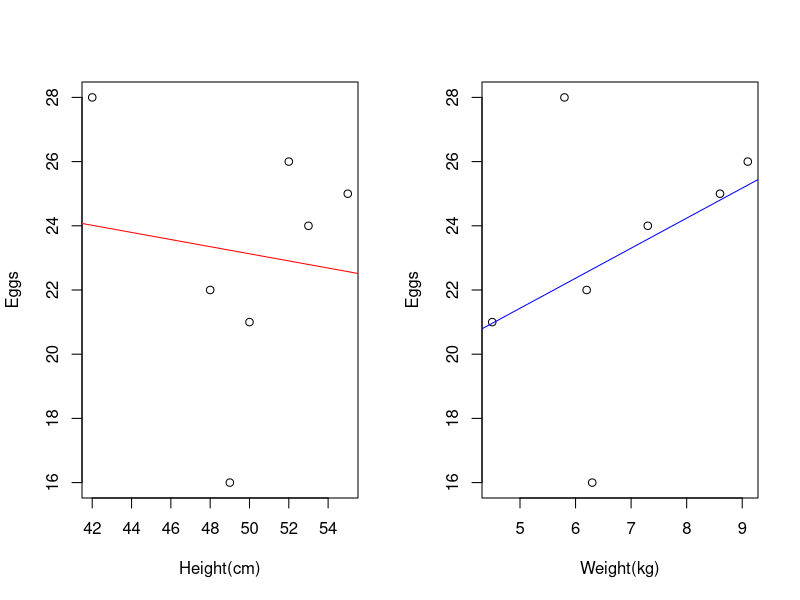

Write R code to recreate this figure.
## ---- chunk 1
knitr::opts_chunk$set(echo = TRUE)
## ---- chunk 2
height <- c(42,53,48,50,52,55,49)
weight <- c(5.8,7.3,6.2,4.5,9.1,8.6,6.3)
eggs <- c(28,24,22,21,26,25,16)
par(mfrow=c(1,2))
plot(height,eggs,xlab="Height(cm)",ylab="Eggs")
abline(lm(eggs ~ height),col="red")
plot(weight,eggs,xlab="Weight(kg)",ylab="Eggs")
abline(lm(eggs ~ weight),col="blue")
## ---- chunk 3
summary(lm(eggs ~ height + weight))
## ---- chunk 4
pca <- prcomp(cbind(height,weight), center = TRUE, scale. = TRUE)
print(pca)
summary(pca)
## ---- chunk 5
data_pca <- cbind(pca$x[,1],height,weight,eggs)
fi_data <- data.frame(data_pca)
summary(lm(eggs ~ data_pca[,1],data=fi_data))
